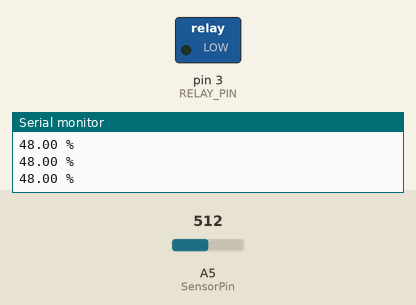
The sketch below on a simulated Arduino Uno, built with avr-gcc and run on an emulated ATmega328P. Shown: switched loads named in the sketch (green lamp = pin HIGH), the last lines printed to the serial monitor. The inputs (shaded band) are chosen by the test bench; at power-on: A5 (SensorPin) = 512.

Above: at 1.2 s.
1.3 s: A5 (SensorPin) set to 117
3.9 s: A5 (SensorPin) set to 98
At 6.3 s:
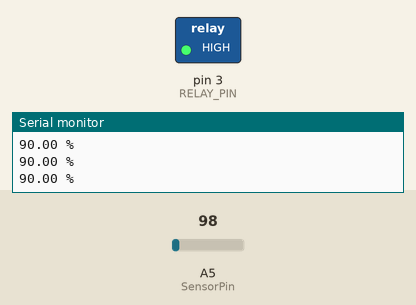
6.9 s: A5 (SensorPin) set to 122
At 8.0 s:
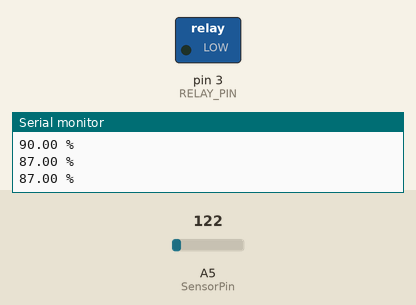
Timing chart, 0 to 9.9 s (numbered marks = the images above; inputs shaded):
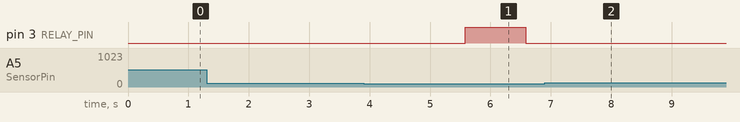

The sketch:

waterPump.ino
```cpp
const int RELAY_PIN = 3;  // the Arduino pin, which connects to the IN pin of relay
#define SensorPin A5
float sensorValueMapped = 0.0;
float sensorValue = 0;
   int laskin = 0;
 float average = 0.0;
  char my_str[] = " %";
// the setup function runs once when you press reset or power the board
void setup() {
  // initialize digital pin A5 as an output.
  pinMode(RELAY_PIN, OUTPUT);
  Serial.begin(9600);

}

// the loop function runs over and over again forever
void loop() {

  for (int i = 0; i <= 100; i++)
 {
   sensorValue = sensorValue + analogRead(SensorPin);
   delay(1);
 }

 sensorValue = sensorValue/100.0;
 sensorValueMapped = map(sensorValue,1023,0,0,100);
 Serial.println(String(sensorValueMapped) + String(my_str));
 average = average + sensorValue;
 laskin = (laskin + 1) % 10;

if(laskin == 0){
  average = 0;
}


if(average / 10.0 <= 100.0 && laskin == 9){

  digitalWrite(RELAY_PIN, HIGH); // turn on pump 5 seconds
  delay(1000);
  digitalWrite(RELAY_PIN, LOW);  // turn off pump 5 seconds
  delay(1000);
}

 delay(30);

}
```

Measured:
- the behaviour switches between 109 and 108 on A5 (SensorPin) (found by bisection; images 0 and 1)
- after the input at 3.9 s, pin 3 (RELAY_PIN): LOW → HIGH after 1.7 s, → LOW 1.0 s later
- after the input at 6.9 s, pin 3 (RELAY_PIN): stops changing and stays LOW
